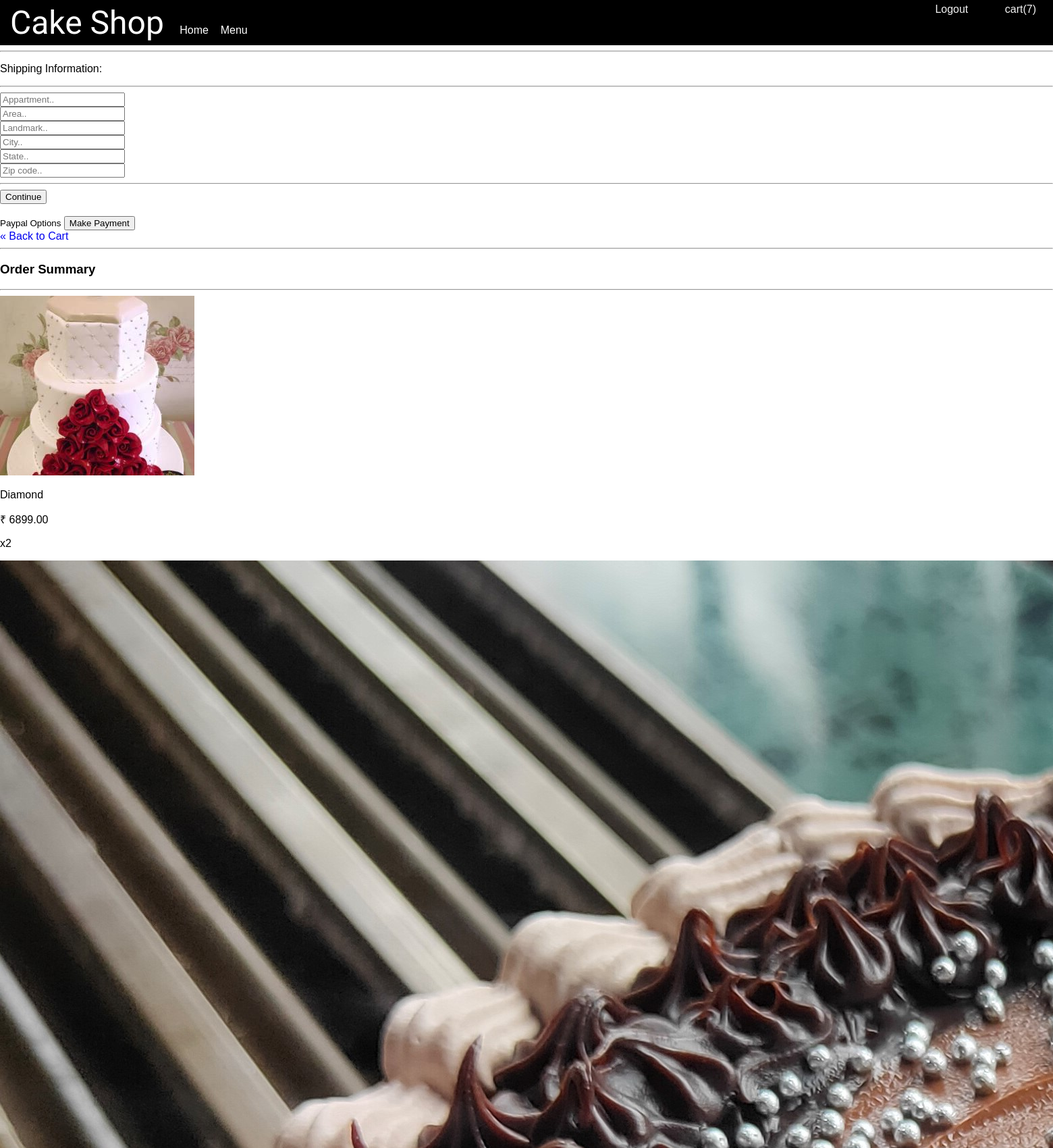
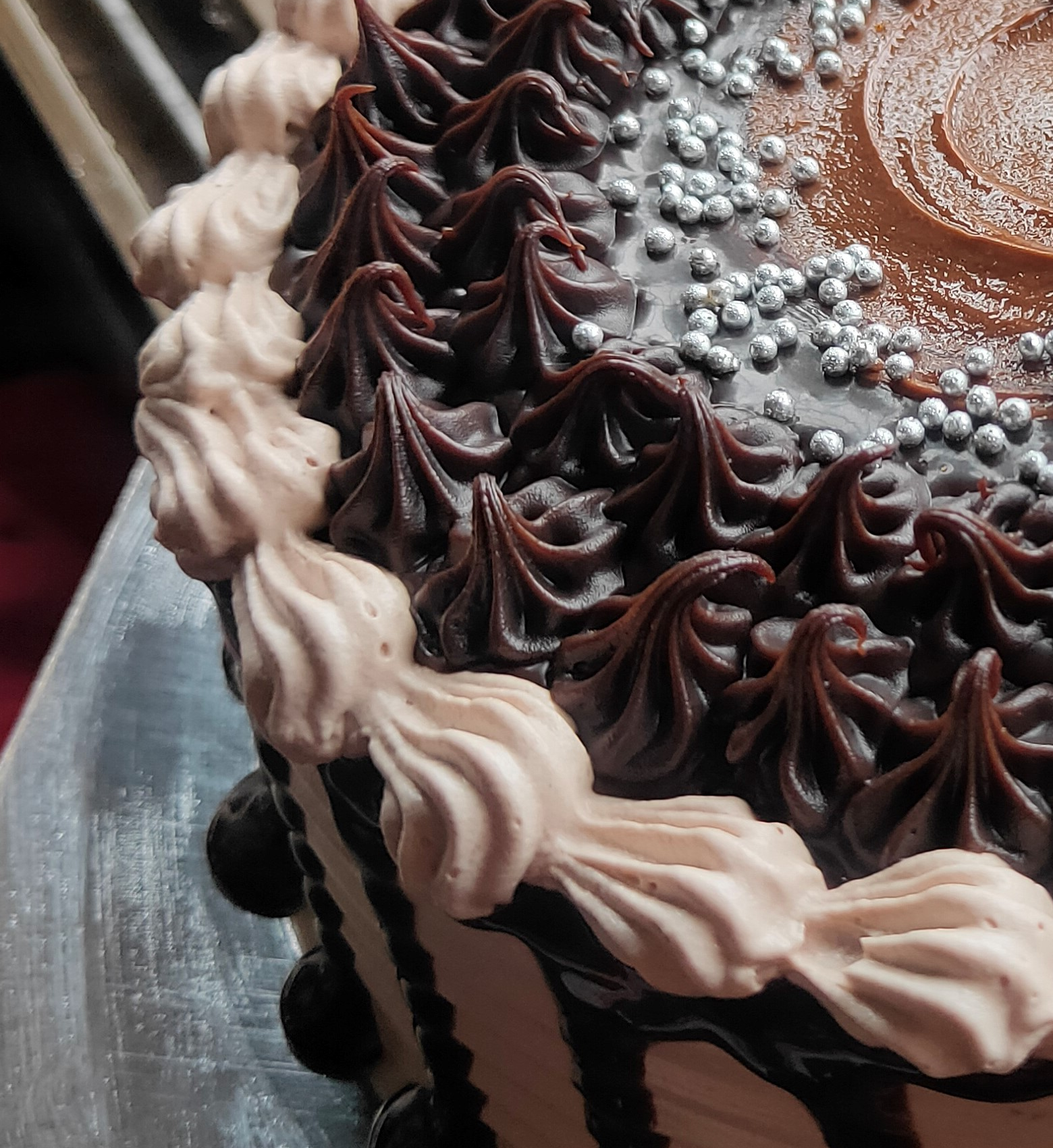
Screenshot of /checkout/ (signed in, upper part) with the database file from the repository (2 pictures, top to bottom).
### store/models.py (models this page shows, shortened)
class OrderItem(models.Model):
    product = models.ForeignKey(
        ProductDetail, on_delete=models.SET_NULL, null=True, blank=True)
    order = models.ForeignKey(Order, on_delete=models.SET_NULL, null=True)
    quantity = models.IntegerField(default=0, null=True, blank=True)
    date_added = models.DateTimeField(default=timezone.now)
    price = models.DecimalField(max_digits=6, decimal_places=2,default = 199)
    @property
    def get_total(self):
        total = self.price * self.quantity
        return total

class ProductDetail(models.Model):
    name = models.CharField(max_length = 50)
    egg = models.BooleanField(default = True)
    image = models.ImageField(default='default.jpg',
                              upload_to='product_images')
    price = models.DecimalField(max_digits=6, decimal_places=2,default = 199)

### store/views.py (the view)
# urls.py: path('checkout/', views.checkout, name='checkout'),
def checkout(request):
    if request.user.is_authenticated:
        customer = request.user.customer
        order, created = Order.objects.get_or_create(
            customer=customer, complete=False)
        items = order.orderitem_set.all()
        cartItems = order.get_cart_items
    else:
        items = []
        order = {'get_cart_total': 0, 'get_cart_items': 0}
        cartItems = order['get_cart_items']
    context = {'items': items, 'order': order, 'cartItems': cartItems}
    return render(request, 'store/checkout.html', context)

### store/models.py (called while the page is built)
    @property
    def get_cart_total(self):
        orderitems = self.orderitem_set.all()
        total = sum([item.get_total for item in orderitems])
        return total

    @property
    def get_cart_items(self):
        orderitems = self.orderitem_set.all()
        totalquantity = sum([item.quantity for item in orderitems])
        return totalquantity

### templates/store/checkout.html (shortened to what this page needs)
{% extends 'base.html' %} {% load static %} {% block content %}
<div class="row">
  <div class="col-lg-6">
    <div class="box-element" id="form-wrapper">
      <form id="form">
        <div id="shipping-info">
          <hr />
          <p>Shipping Information:</p>
          <hr />
          <div class="form-field">
            <input
              required
              class="form-control"
              type="text"
              name="appt"
              placeholder="Appartment.."
            />
          </div>
          <div class="form-field">
            <input
              required
              class="form-control"
              type="text"
              name="area"
              placeholder="Area.."
            />
          </div>
          <div class="form-field">
            <input
              class="form-control"
              type="text"
              name="landmark"
              placeholder="Landmark.."
            />
          </div>
          <div class="form-field">
            <input
              class="form-control"
              type="text"
              name="city"
              placeholder="City.."
            />
          </div>
          <div class="form-field">
            <input
              class="form-control"
              type="text"
              name="state"
              placeholder="State.."
            />
          </div>
          <div class="form-field">
            <input
              class="form-control"
              type="text"
              name="zipcode"
              placeholder="Zip code.."
            />
          </div>
        </div>
        <hr />
        <input
          id="form-button"
          class="btn btn-success btn-block"
          type="submit"
          value="Continue"
        />
      </form>
    </div>
    <br />
    <div class="box-element hidden" id="payment-info">
      <small>Paypal Options</small>
      <button id="make-payment">Make Payment</button>
    </div>
  </div>
  <div class="col-lg-6">
    <div class="box-element">
      <a class="btn btn-outline-dark" href="{% url 'cart' %}"
        >&laquo; Back to Cart</a
      >
      <hr />
      <h3>Order Summary</h3>
      <hr />
      {% for item in items %}
      <div class="cart-row">
        <div style="flex: 2;">
          <img class="row-image" src="{{ item.product.image.url }}" />
        </div>
        <div style="flex: 2;">
          <p>{{ item.product.name }}</p>
        </div>
        <div style="flex: 1;">
          <p>&#x20B9; {{ item.product.price }}</p>
        </div>
        <div style="flex: 1;">
          <p>x{{ item.quantity }}</p>
        </div>
      </div>
      {% endfor %}
    </div>
  </div>
</div>
{% endblock content %}

### templates/base.html (style rules this page uses)
body { padding: 0px; margin: 0; font-family: Arial, Helvetica, sans-serif; }
a { text-decoration: none; }

### rows the page displays
OrderItem: product.image (picture), product.name "Diamond", product.price "6899.00", quantity "2"
OrderItem: product.image (picture)

### other values shown
{{ cartItems }} "7"
